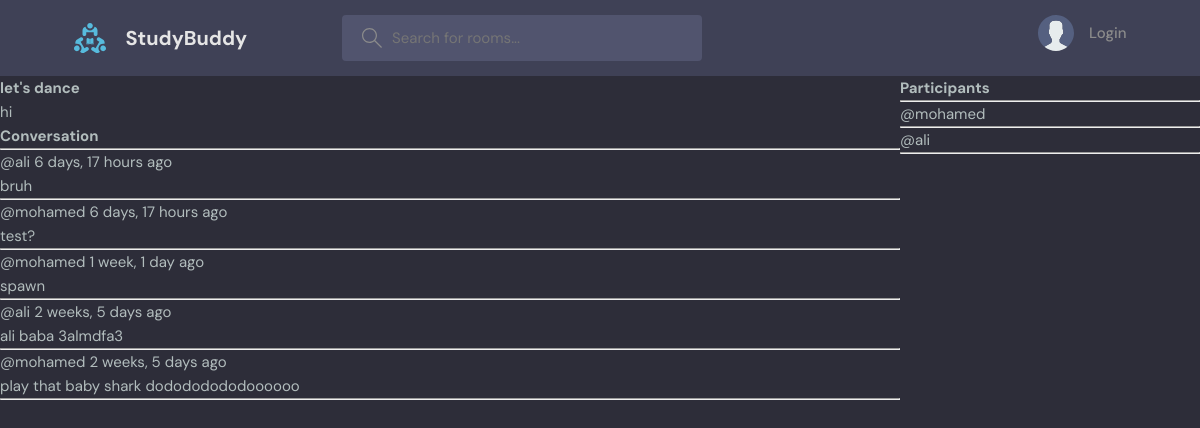
/room/1, run on the app's committed database.
### base/models.py (models this page shows, shortened)
class Room(models.Model):
    host = models.ForeignKey(User, on_delete=models.SET_NULL, null=True)
    topic = models.ForeignKey(Topic, on_delete=models.SET_NULL, null=True)
    name = models.CharField(max_length=50)
    description = models.TextField(null=True)
    participants = models.ManyToManyField(User, related_name='participants', blank=True)
    updated = models.DateTimeField(auto_now=True)
    created = models.DateTimeField(auto_now_add=True)
    class Meta:
        ordering = ['-updated','-created']

class Message(models.Model):
    user =  models.ForeignKey(User, on_delete=models.CASCADE)
    room = models.ForeignKey(Room, on_delete=models.CASCADE)
    body = models.TextField()
    updated = models.DateTimeField(auto_now=True)
    created = models.DateTimeField(auto_now_add=True)
    class Meta:
        ordering = ['-updated','-created']

### base/views.py (the view, shortened to what this page needs)
# urls.py: path('room/<str:pk>', views.room, name='room'),
def room(request,pk):
    room = Room.objects.get(id=pk)
    room_messages = room.message_set.all()
    participants = room.participants.all()
    context = {'room':room,'room_messages':room_messages,'participants':participants}
    return render(request, 'base/room.html',context)

### base/templates/base/room.html (shortened to what this page needs)
{%extends 'main.html'%}
{% block content %}
<div class="room-container">
    <div>
        <h1>{{room.name}}</h1>
        <p>{{room.description}}</p>
        <div class="comment wrapper">
            <h3>Conversation</h3>
            <hr>
            {% for message in room_messages %}
            <div>
                <small>
                    @{{message.user}} {{message.created|timesince}} ago
                    <p>{{message.body}}</p>
                    <hr>
                </small>
            </div>
            {% endfor %}
        </div>
    </div>
    <div>
        <h3>Participants</h3>
        <hr>
        {% for user in participants %}
        <div>
            <small>
                <p>@{{user.username}}</p>
                <hr>
            </small>
        {% endfor %}
    </div>
</div>
{% endblock content %}

### static/styles/style.css (style rules this page uses)
:root { --color-main: #71c6dd; --color-main-light: #e1f6fb; --color-dark: #3f4156; --color-dark-medium: #51546e; --color-dark-light: #696d97; --color-light: #e5e5e5; --color-gray: #8b8b8b; --color-light-gray: #b2bdbd; --color-bg: #2d2d39; --color-success: #5dd693; --color-error: #fc4b0b; }
* { font-family: "DM Sans", -apple-system, BlinkMacSystemFont, "Segoe UI", Roboto, Oxygen, Ubuntu, Cantarell, "Open Sans", "Helvetica Neue", sans-serif; margin: 0; padding: 0; box-sizing: border-box; text-rendering: optimizeLegibility; font-size: inherit; }
html { font-size: 56.25%; }
@media only screen and (min-width: 1200px) { html { font-size: 62.5%; } }
body { line-height: 1.6; font-weight: 400; font-size: 1.5rem; color: var(--color-light-gray); background-color: var(--color-bg); min-height: 100vh; }

### base/templates/base/room.html (style rules this page uses)
.room-container { display: grid; grid-template-columns: 3fr 1fr ; }

### data on the page
Room: name "let's dance", description "hi"
Message: user "ali", created "6 days, 17 hours", body "bruh"
Message: user "mohamed", created "6 days, 17 hours", body "test?"
Message: user "mohamed", created "1 week, 1 day", body "spawn"
Message: user "ali", created "2 weeks, 5 days", body "ali baba 3almdfa3"
Message: user "mohamed", created "2 weeks, 5 days", body "play that baby shark dodododododoooooo"

### other printed values
{{ user.username }} "mohamed"
{{ user.username }} "ali"
